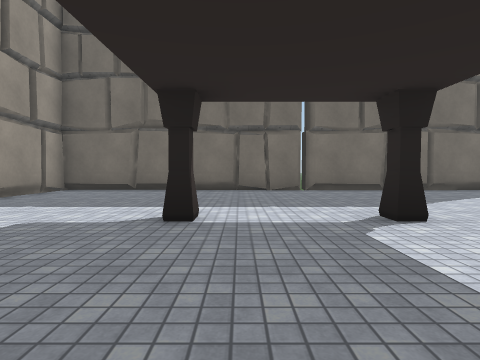
view 1 (above)

22 first-person views from a walk through a 3-D level made in the Unity game engine. The camera is 1.2 m above the floor, tilts 2° down and sees 80° across. The floor is counted in squares, 2 m on a side. Each view is taken from the middle of a square. On the plan, view 1 faces up. The plan holds only what a view shows up to about 9 squares ahead; the rest is blank. The place goes on beyond the plan. The player is left out. Some surface patterns are stand-ins.

view 2
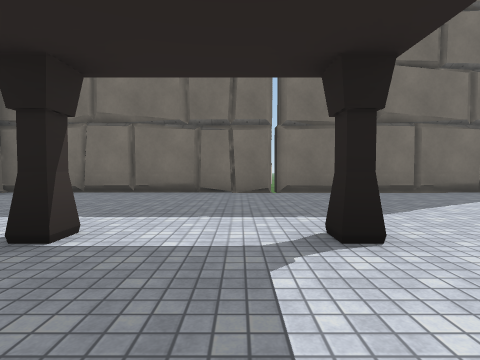

view 3
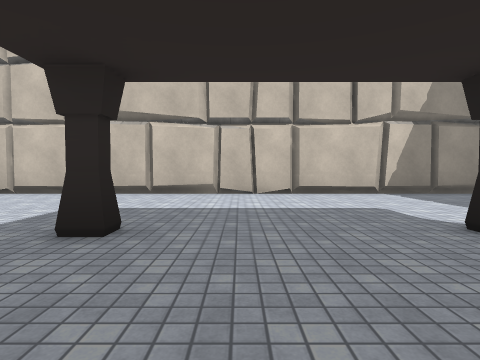

view 4
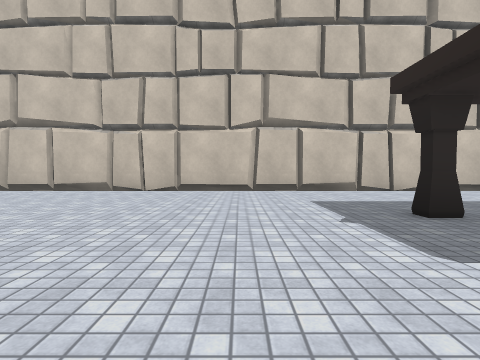

view 5
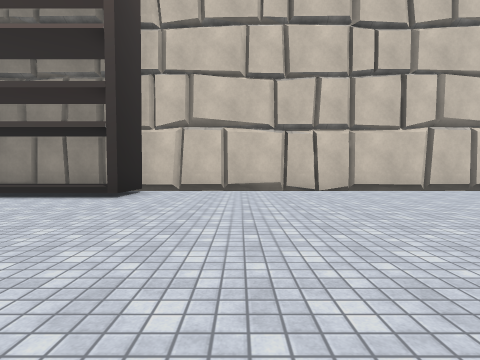

view 6
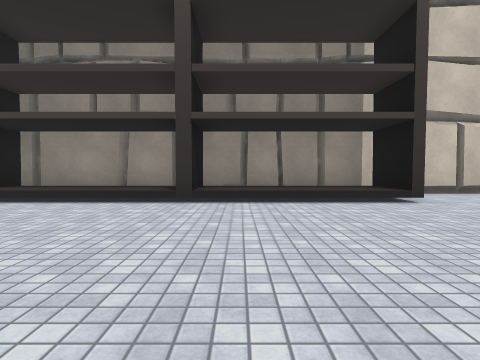

view 7
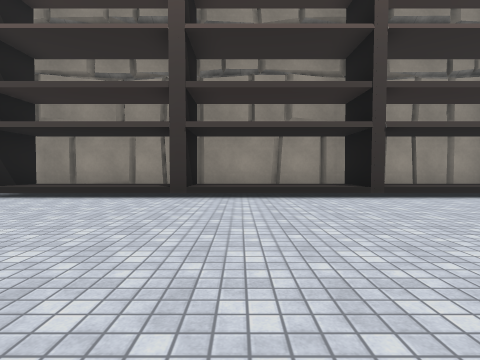

view 8
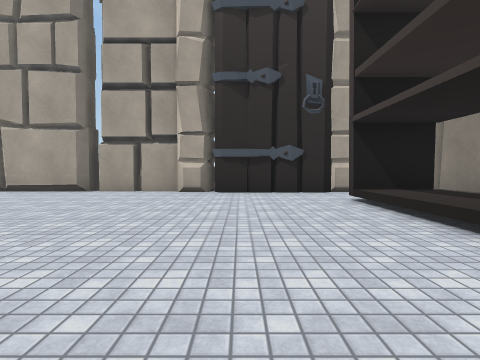

view 9
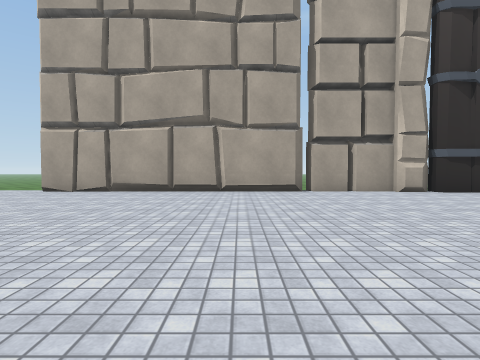

view 10
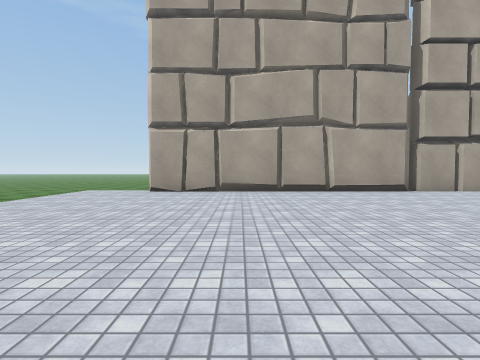

view 11
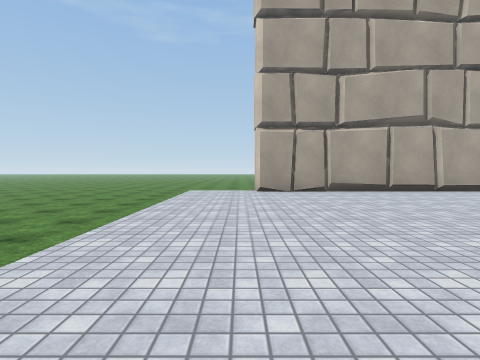

view 12
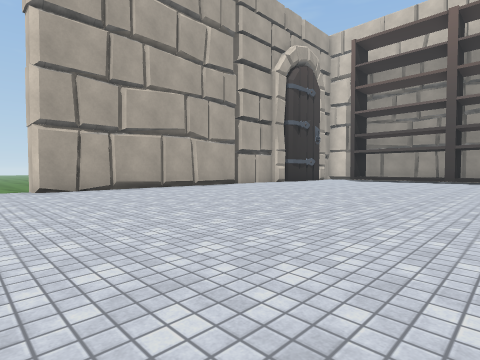

view 13
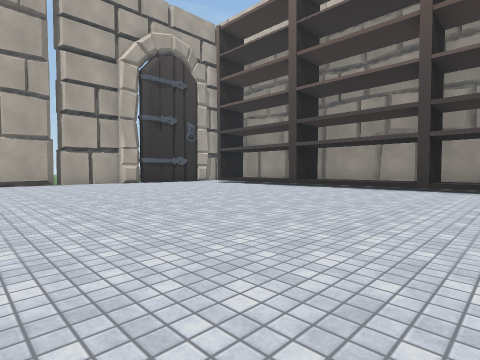

view 14
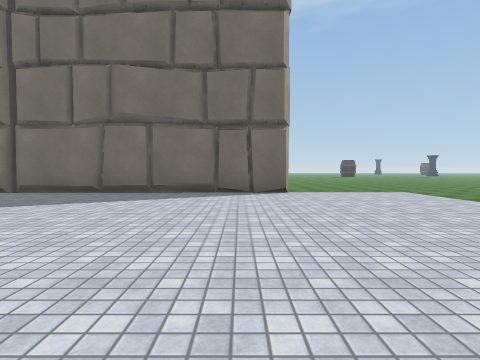

view 15
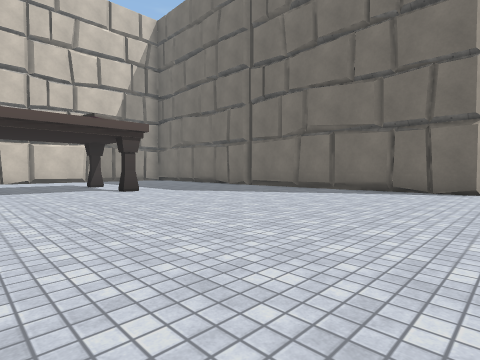

view 16
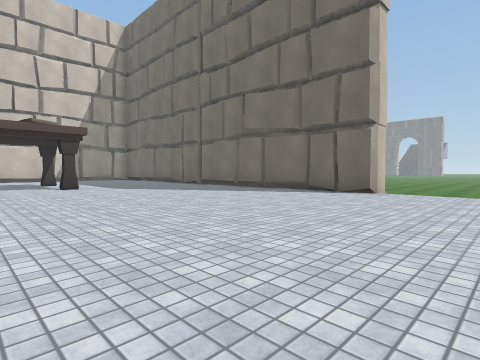

view 17
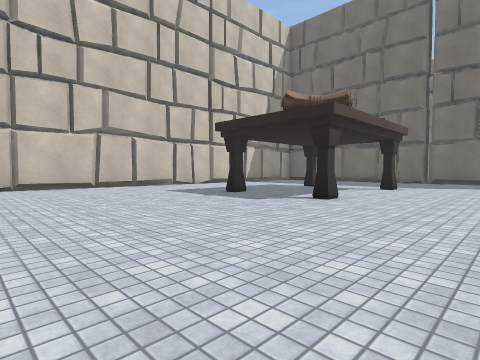

view 18
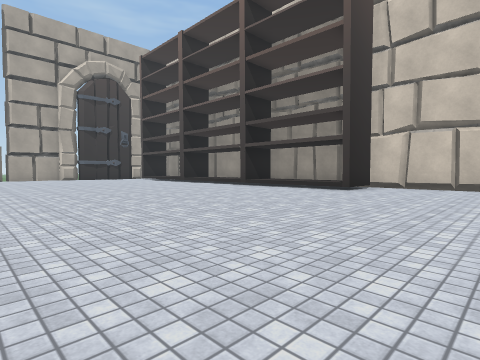

view 19
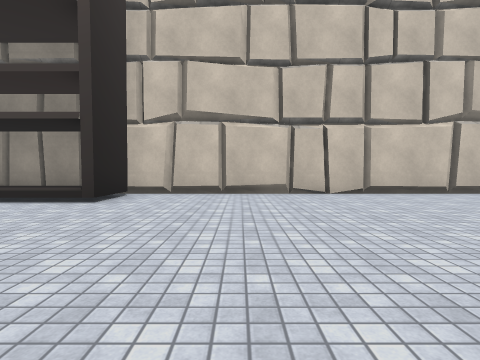

view 20
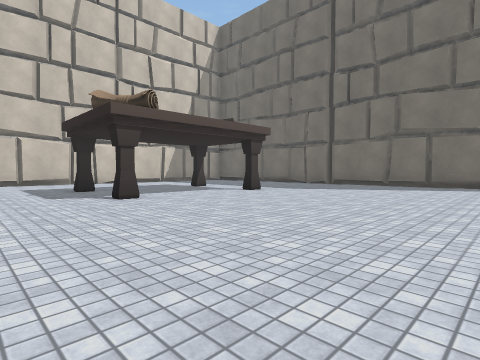

view 21
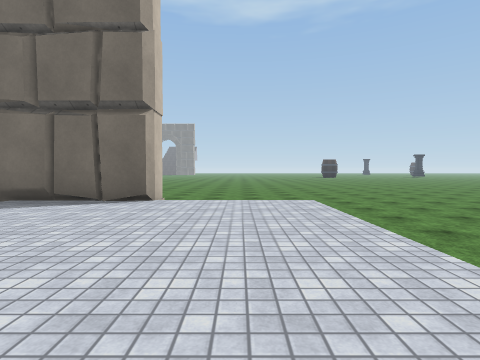

view 22
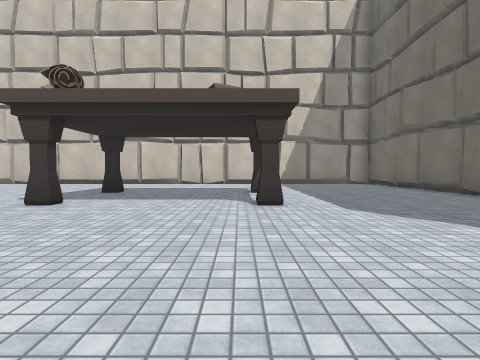

### Floor plan
Key: @ floor where view 1 was taken; # wall or solid block; x gap in a wall; . main floor; : floor 0.5 m higher than the main floor; / step, stairs or slope; v drop or lower ground.
Columns run from 5 left of view 1 to 13 right of it. Each row starts with its distance up from view 1.
  9 ##############xvvvv
  8 #.................v
  7 #.................v
  6 #.................v
  5 #.................
  4 #.................
  3 #...#..#..........
  2 #.................
  1 #.................
  0 #...#@.#........
 -1 #.............
 -2 #.............
 -3 #.............
 -4 #..........
 -5 #..........
 -6 #..........
 -7 #..........
 -8 #..........
 -9 #..........
-10 #..........
-11 ##/........
-12 #:/........
-13 #:/.........
-14 #:/.........
-15 ##/.........
-16 #:/.........
-17 #:/...............
-18 #:/...............
-19 ##/...............
-20 #:/...............
-21 #:/...............v
-22 #:/...............v
-23 #:/...............v
-24 ##/...............v
-25  .................v
-26  #######x#######..v
-27         v      #v

Where each view was taken, in squares from view 1:
view 1: 0 up, 0 right, facing up
view 2: 1 up, 1 right, facing up
view 3: 1 up, 2 right, facing left
view 4: 3 down, 3 right, facing left
view 5: 8 down, 3 right, facing left
view 6: 14 down, 2 right, facing left
view 7: 18 down, 3 right, facing left
view 8: 18 down, 1 left, facing down
view 9: 18 down, 5 right, facing down
view 10: 18 down, 8 right, facing down
view 11: 18 down, 11 right, facing down
view 12: 17 down, 12 right, facing down-left
view 13: 13 down, 6 right, facing down-left
view 14: 1 up, 8 right, facing up
view 15: 0 up, 10 right, facing up-left
view 16: 1 up, 12 right, facing up-left
view 17: 6 down, 5 right, facing up-left
view 18: 7 down, 5 right, facing down-left
view 19: 8 down, 2 right, facing left
view 20: 3 down, 8 right, facing up-left
view 21: 3 up, 11 right, facing up
view 22: 3 up, 7 right, facing left
